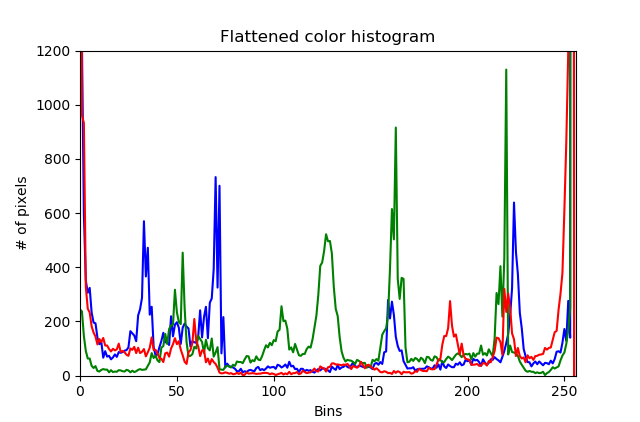

Recreate this plot in Python.
# Color histogram
from matplotlib import pyplot as plt
import cv2 as cv

img = cv.imread('lego.png')
chans = cv.split(img)
colors = 'b', 'g', 'r'

plt.figure()
plt.title('Flattened color histogram')
plt.xlabel('Bins')
plt.ylabel('# of pixels')

for (chan, color) in zip(chans, colors):
    hist = cv.calcHist([chan], [0], None, [256], [0, 255])
    plt.plot(hist, color=color)
    plt.xlim([0, 256])
    plt.ylim([0, 1200])

plt.show()
cv.waitKey(0)
